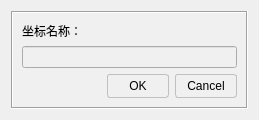
<?xml version="1.0" encoding="UTF-8"?>
<ui version="4.0">
 <class>Antenna</class>
 <widget class="QDialog" name="Antenna">
  <property name="windowModality">
   <enum>Qt::WindowModality::ApplicationModal</enum>
  </property>
  <property name="geometry">
   <rect>
    <x>0</x>
    <y>0</y>
    <width>259</width>
    <height>116</height>
   </rect>
  </property>
  <property name="windowTitle">
   <string>Dialog</string>
  </property>
  <layout class="QVBoxLayout" name="verticalLayout_2">
   <item>
    <widget class="QFrame" name="frame">
     <property name="styleSheet">
      <string notr="true">* {
	background-color: rgb(240, 240, 240);
	font-family:&quot;微软雅黑&quot;;
	font-size:12px;
}

QPushButton{
	height: 22px;
	width: 60px;
	border: 1px solid silver;
	border-radius: 3px;
}

QPushButton:hover {
	background-color: rgba(180, 180, 180, 80);
}

#lineEdit_coordinate_name {
	border: 1px solid silver;
	border-radius: 3px;
}</string>
     </property>
     <property name="frameShape">
      <enum>QFrame::Shape::Box</enum>
     </property>
     <property name="frameShadow">
      <enum>QFrame::Shadow::Sunken</enum>
     </property>
     <layout class="QVBoxLayout" name="verticalLayout">
      <item>
       <widget class="QLabel" name="label">
        <property name="sizePolicy">
         <sizepolicy hsizetype="Expanding" vsizetype="Fixed">
          <horstretch>0</horstretch>
          <verstretch>0</verstretch>
         </sizepolicy>
        </property>
        <property name="text">
         <string>坐标名称：</string>
        </property>
       </widget>
      </item>
      <item>
       <widget class="QLineEdit" name="edit_name"/>
      </item>
      <item>
       <layout class="QHBoxLayout" name="horizontalLayout">
        <item>
         <widget class="QLabel" name="label_2">
          <property name="sizePolicy">
           <sizepolicy hsizetype="Expanding" vsizetype="Preferred">
            <horstretch>0</horstretch>
            <verstretch>0</verstretch>
           </sizepolicy>
          </property>
          <property name="text">
           <string/>
          </property>
         </widget>
        </item>
        <item alignment="Qt::AlignmentFlag::AlignRight">
         <widget class="QPushButton" name="btn_ok">
          <property name="cursor">
           <cursorShape>PointingHandCursor</cursorShape>
          </property>
          <property name="text">
           <string>OK</string>
          </property>
         </widget>
        </item>
        <item alignment="Qt::AlignmentFlag::AlignRight">
         <widget class="QPushButton" name="btn_cancel">
          <property name="cursor">
           <cursorShape>PointingHandCursor</cursorShape>
          </property>
          <property name="text">
           <string>Cancel</string>
          </property>
         </widget>
        </item>
       </layout>
      </item>
     </layout>
    </widget>
   </item>
  </layout>
 </widget>
 <resources/>
 <connections>
  <connection>
   <sender>btn_cancel</sender>
   <signal>clicked()</signal>
   <receiver>Antenna</receiver>
   <slot>close()</slot>
   <hints>
    <hint type="sourcelabel">
     <x>205</x>
     <y>74</y>
    </hint>
    <hint type="destinationlabel">
     <x>225</x>
     <y>8</y>
    </hint>
   </hints>
  </connection>
 </connections>
</ui>
